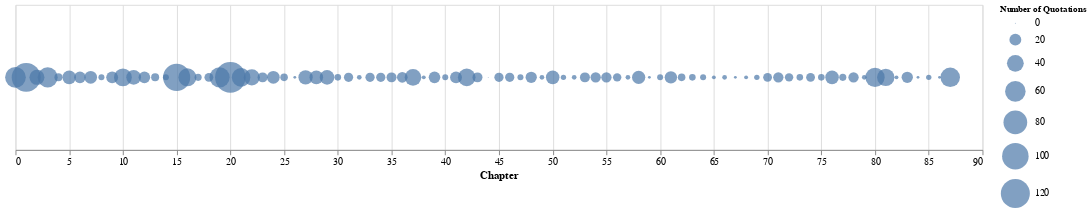

Notebook code for this chart:
### Markdown cell above
### Number of quotations, by chapter in *Middlemarch*, bubble chart

### Code cell
# Redo chart with horizontal labels
alt.Chart(quotationsPerChapter).mark_circle().encode(x=alt.X('Chapter:Q', axis=alt.Axis(title="Chapter", tickMinStep=5,
                                       labelOverlap=False,labelAngle=0)), 
size=alt.Size('Number of Quotations:Q', scale=alt.Scale(range=[1, 1000]))).properties(width=1000,height=150).configure_legend(
    titleFontSize=9,
    labelFontSize=10
)

### Figure 1 — Vega-Lite specification as saved in the notebook (floating-point values rounded to 4 significant figures)
{"config": {"view": {"continuousWidth": 400, "continuousHeight": 300}, "legend": {"labelFontSize": 10, "titleFontSize": 9}}, "data": {"name": "data-3fea09ef698e2d41be047bb799d85a4a"}, "mark": "circle", "encoding": {"size": {"type": "quantitative", "field": "Number of Quotations", "scale": {"range": [1, 1000]}}, "x": {"type": "quantitative", "axis": {"labelAngle": 0, "labelOverlap": false, "tickMinStep": 5, "title": "Chapter"}, "field": "Chapter"}}, "height": 150, "width": 1000, "$schema": "https://vega.github.io/schema/vega-lite/v4.8.1.json", "datasets": {"data-3fea09ef698e2d41be047bb799d85a4a": [{"Number of Quotations": 61, "Chapter": 0}, {"Number of Quotations": 119, "Chapter": 1}, {"Number of Quotations": 32, "Chapter": 2}, {"Number of Quotations": 57, "Chapter": 3}, {"Number of Quotations": 9, "Chapter": 4}, {"Number of Quotations": 26, "Chapter": 5}, {"Number of Quotations": 19, "Chapter": 6}, {"Number of Quotations": 23, "Chapter": 7}, {"Number of Quotations": 5, "Chapter": 8}, {"Number of Quotations": 20, "Chapter": 9}, {"Number of Quotations": 45, "Chapter": 10}, {"Number of Quotations": 31, "Chapter": 11}, {"Number of Quotations": 19, "Chapter": 12}, {"Number of Quotations": 9, "Chapter": 13}, {"Number of Quotations": 5, "Chapter": 14}, {"Number of Quotations": 105, "Chapter": 15}, {"Number of Quotations": 46, "Chapter": 16}, {"Number of Quotations": 7, "Chapter": 17}, {"Number of Quotations": 11, "Chapter": 18}, {"Number of Quotations": 58, "Chapter": 19}, {"Number of Quotations": 133, "Chapter": 20}, {"Number of Quotations": 49, "Chapter": 21}, {"Number of Quotations": 37, "Chapter": 22}, {"Number of Quotations": 14, "Chapter": 23}, {"Number of Quotations": 23, "Chapter": 24}, {"Number of Quotations": 8, "Chapter": 25}, {"Number of Quotations": 1, "Chapter": 26}, {"Number of Quotations": 29, "Chapter": 27}, {"Number of Quotations": 26, "Chapter": 28}, {"Number of Quotations": 30, "Chapter": 29}, {"Number of Quotations": 6, "Chapter": 30}, {"Number of Quotations": 12, "Chapter": 31}, {"Number of Quotations": 3, "Chapter": 32}, {"Number of Quotations": 12, "Chapter": 33}, {"Number of Quotations": 12, "Chapter": 34}, {"Number of Quotations": 14, "Chapter": 35}, {"Number of Quotations": 16, "Chapter": 36}, {"Number of Quotations": 39, "Chapter": 37}, {"Number of Quotations": 2, "Chapter": 38}, {"Number of Quotations": 19, "Chapter": 39}, {"Number of Quotations": 5, "Chapter": 40}, {"Number of Quotations": 20, "Chapter": 41}, {"Number of Quotations": 44, "Chapter": 42}, {"Number of Quotations": 14, "Chapter": 43}, {"Number of Quotations": 0, "Chapter": 44}, {"Number of Quotations": 12, "Chapter": 45}, {"Number of Quotations": 12, "Chapter": 46}, {"Number of Quotations": 5, "Chapter": 47}, {"Number of Quotations": 18, "Chapter": 48}, {"Number of Quotations": 3, "Chapter": 49}, {"Number of Quotations": 26, "Chapter": 50}, {"Number of Quotations": 4, "Chapter": 51}, {"Number of Quotations": 3, "Chapter": 52}, {"Number of Quotations": 14, "Chapter": 53}, {"Number of Quotations": 15, "Chapter": 54}, {"Number of Quotations": 15, "Chapter": 55}, {"Number of Quotations": 10, "Chapter": 56}, {"Number of Quotations": 3, "Chapter": 57}, {"Number of Quotations": 25, "Chapter": 58}, {"Number of Quotations": 1, "Chapter": 59}, {"Number of Quotations": 5, "Chapter": 60}, {"Number of Quotations": 22, "Chapter": 61}, {"Number of Quotations": 8, "Chapter": 62}, {"Number of Quotations": 6, "Chapter": 63}, {"Number of Quotations": 5, "Chapter": 64}, {"Number of Quotations": 2, "Chapter": 65}, {"Number of Quotations": 3, "Chapter": 66}, {"Number of Quotations": 1, "Chapter": 67}, {"Number of Quotations": 2, "Chapter": 68}, {"Number of Quotations": 4, "Chapter": 69}, {"Number of Quotations": 11, "Chapter": 70}, {"Number of Quotations": 15, "Chapter": 71}, {"Number of Quotations": 10, "Chapter": 72}, {"Number of Quotations": 6, "Chapter": 73}, {"Number of Quotations": 11, "Chapter": 74}, {"Number of Quotations": 6, "Chapter": 75}, {"Number of Quotations": 26, "Chapter": 76}, {"Number of Quotations": 7, "Chapter": 77}, {"Number of Quotations": 15, "Chapter": 78}, {"Number of Quotations": 3, "Chapter": 79}, {"Number of Quotations": 53, "Chapter": 80}, {"Number of Quotations": 43, "Chapter": 81}, {"Number of Quotations": 2, "Chapter": 82}, {"Number of Quotations": 18, "Chapter": 83}, {"Number of Quotations": 1, "Chapter": 84}, {"Number of Quotations": 4, "Chapter": 85}, {"Number of Quotations": 1, "Chapter": 86}, {"Number of Quotations": 54, "Chapter": 87}]}}
